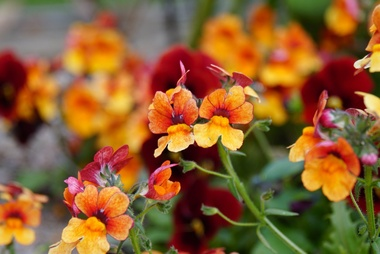
#> input picture 01_pillow_basics/flowers.jpg, 380 x 254 px, shrunk from 2048 x 1365 before the run, found by its file name
$ python apply_expand.py
#> lines starting #> are read from the running program, lines starting #| are printed output that depends on the picture
# apply_expand.py

from PIL import Image, ImageOps


def expand(image_path, output_path, border, fill):
#> called with image_path = 'flowers.jpg', output_path = 'flower_border.jpg', border = 100, fill = 'yellow'
    image = Image.open(image_path)
#> image is the input picture: PIL image 380x254 RGB; mean R, G, B 139, 94.1, 49.7
    converted_image = ImageOps.expand(image, border, fill)
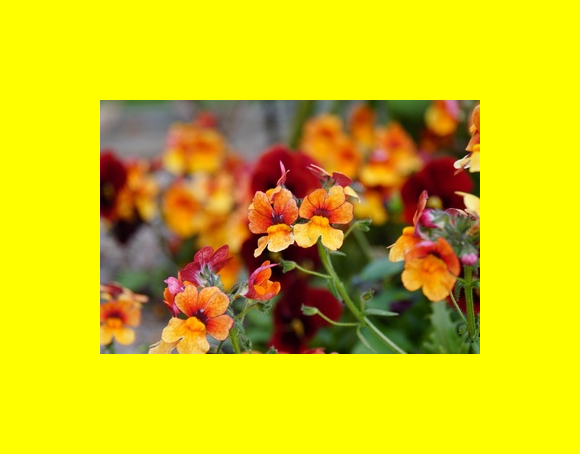
#> converted_image: PIL image 580x454 RGB; mean R, G, B 212.5, 196, 18.2
    converted_image.save(output_path)


if __name__ == "__main__":
    expand("flowers.jpg", "flower_border.jpg", border=100, fill="yellow")

$ run again, with 11_imageops/ducklings_inverted.jpg copied over 01_pillow_basics/flowers.jpg
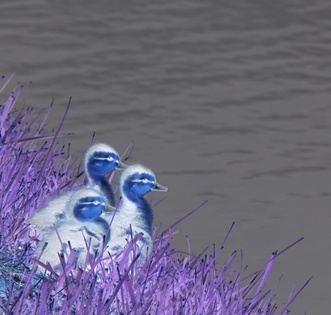
#> input picture 11_imageops/ducklings_inverted.jpg, 331 x 315 px, shrunk from 1783 x 1697 before the run, found by its file name
#> in expand, image is the input picture: PIL image 331x315 RGB; mean R, G, B 108.6, 105.7, 126.5
#> in expand, `converted_image = ImageOps.expand(image, border, fill)`:
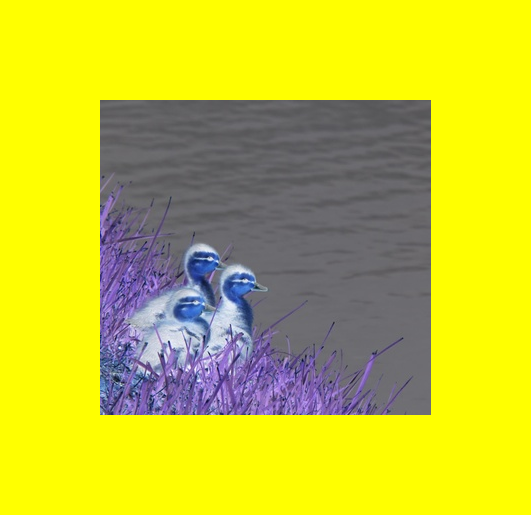
#> converted_image: PIL image 531x515 RGB; mean R, G, B 199.2, 198.1, 48.2

$ run again, with 11_imageops/flower_no_border.jpg copied over 01_pillow_basics/flowers.jpg
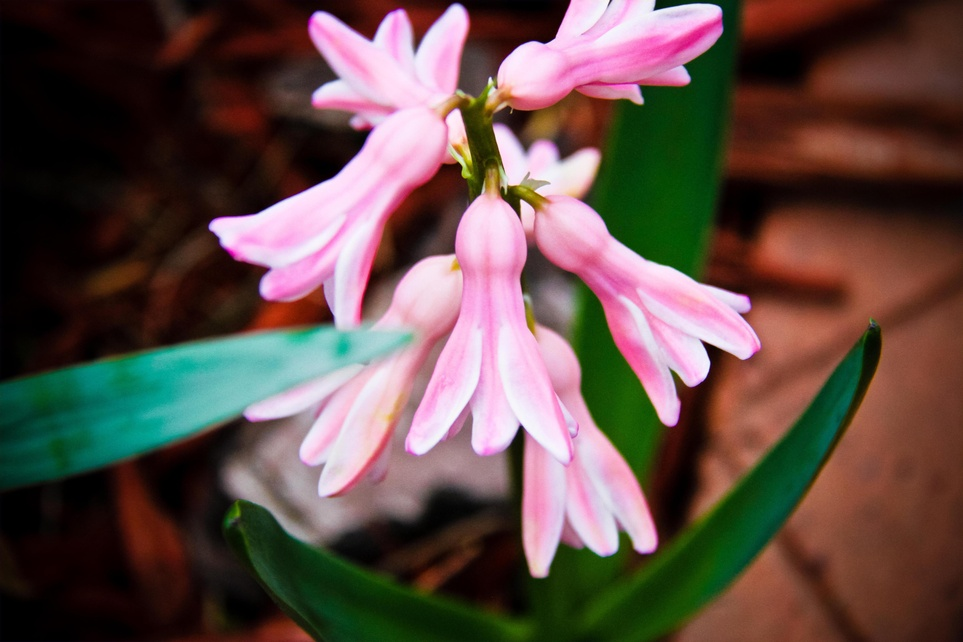
#> input picture 11_imageops/flower_no_border.jpg, 963 x 642 px, shrunk from 5184 x 3456 before the run, found by its file name
#> in expand, image is the input picture: PIL image 963x642 RGB; mean R, G, B 97, 77, 71.7
#> in expand, `converted_image = ImageOps.expand(image, border, fill)`:
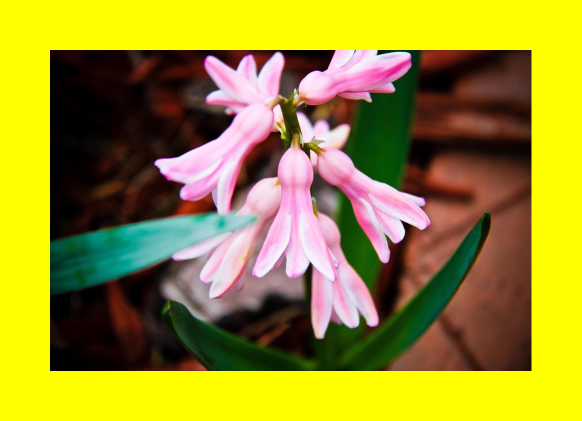
#> converted_image: PIL image 1163x842 RGB (shown at 1/2 size); mean R, G, B 155.2, 142.6, 45.3
